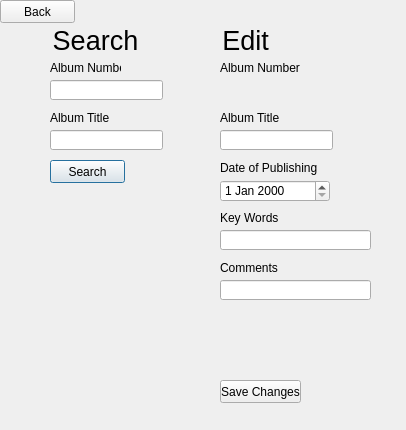
<?xml version="1.0" encoding="UTF-8"?>
<ui version="4.0">
 <class>Music_Albums_Search</class>
 <widget class="QDialog" name="Music_Albums_Search">
  <property name="geometry">
   <rect>
    <x>0</x>
    <y>0</y>
    <width>406</width>
    <height>430</height>
   </rect>
  </property>
  <property name="windowTitle">
   <string>Search/Edit Albums</string>
  </property>
  <widget class="QLineEdit" name="SearchAlbums_NumberSearch">
   <property name="geometry">
    <rect>
     <x>50</x>
     <y>80</y>
     <width>113</width>
     <height>20</height>
    </rect>
   </property>
  </widget>
  <widget class="QLineEdit" name="SearchAlbums_TitleSearch">
   <property name="geometry">
    <rect>
     <x>50</x>
     <y>130</y>
     <width>113</width>
     <height>20</height>
    </rect>
   </property>
  </widget>
  <widget class="QPushButton" name="SearchAlbums_SearchButton">
   <property name="geometry">
    <rect>
     <x>50</x>
     <y>160</y>
     <width>75</width>
     <height>23</height>
    </rect>
   </property>
   <property name="text">
    <string>Search</string>
   </property>
  </widget>
  <widget class="QLabel" name="SearchAlbums_NumberText">
   <property name="geometry">
    <rect>
     <x>50</x>
     <y>60</y>
     <width>71</width>
     <height>16</height>
    </rect>
   </property>
   <property name="text">
    <string>Album Number</string>
   </property>
  </widget>
  <widget class="QLabel" name="SearchAlbums_TitleText">
   <property name="geometry">
    <rect>
     <x>50</x>
     <y>110</y>
     <width>71</width>
     <height>16</height>
    </rect>
   </property>
   <property name="text">
    <string>Album Title</string>
   </property>
  </widget>
  <widget class="QPushButton" name="SearchAlbums_BackButton">
   <property name="geometry">
    <rect>
     <x>0</x>
     <y>0</y>
     <width>75</width>
     <height>23</height>
    </rect>
   </property>
   <property name="text">
    <string>Back</string>
   </property>
  </widget>
  <widget class="QLabel" name="SearchAlbums_AlbumNumberText">
   <property name="geometry">
    <rect>
     <x>220</x>
     <y>60</y>
     <width>81</width>
     <height>16</height>
    </rect>
   </property>
   <property name="text">
    <string>Album Number</string>
   </property>
  </widget>
  <widget class="QLabel" name="SearchAlbums_AlbumNumberBox">
   <property name="geometry">
    <rect>
     <x>220</x>
     <y>80</y>
     <width>46</width>
     <height>13</height>
    </rect>
   </property>
   <property name="text">
    <string/>
   </property>
  </widget>
  <widget class="QLabel" name="SearchAlbums_AlbumTitleText">
   <property name="geometry">
    <rect>
     <x>220</x>
     <y>110</y>
     <width>81</width>
     <height>16</height>
    </rect>
   </property>
   <property name="text">
    <string>Album Title</string>
   </property>
  </widget>
  <widget class="QLineEdit" name="SearchAlbums_AlbumTitleBox">
   <property name="geometry">
    <rect>
     <x>220</x>
     <y>130</y>
     <width>113</width>
     <height>20</height>
    </rect>
   </property>
   <property name="text">
    <string/>
   </property>
  </widget>
  <widget class="QLabel" name="SearchAlbums_AlbumKeyText">
   <property name="geometry">
    <rect>
     <x>220</x>
     <y>210</y>
     <width>81</width>
     <height>16</height>
    </rect>
   </property>
   <property name="text">
    <string>Key Words</string>
   </property>
  </widget>
  <widget class="QLineEdit" name="SearchAlbums_AlbumKeyBox">
   <property name="geometry">
    <rect>
     <x>220</x>
     <y>230</y>
     <width>151</width>
     <height>20</height>
    </rect>
   </property>
  </widget>
  <widget class="QLabel" name="SearchAlbums_AlbumCommentsText">
   <property name="geometry">
    <rect>
     <x>220</x>
     <y>260</y>
     <width>81</width>
     <height>16</height>
    </rect>
   </property>
   <property name="text">
    <string>Comments</string>
   </property>
  </widget>
  <widget class="QLineEdit" name="SearchAlbums_AlbumCommentsBox">
   <property name="geometry">
    <rect>
     <x>220</x>
     <y>280</y>
     <width>151</width>
     <height>20</height>
    </rect>
   </property>
  </widget>
  <widget class="QLabel" name="SearchAlbums_AlbumDateText">
   <property name="geometry">
    <rect>
     <x>220</x>
     <y>160</y>
     <width>101</width>
     <height>16</height>
    </rect>
   </property>
   <property name="text">
    <string>Date of Publishing</string>
   </property>
  </widget>
  <widget class="QDateEdit" name="SearchAlbums_AlbumDateBox">
   <property name="geometry">
    <rect>
     <x>220</x>
     <y>180</y>
     <width>110</width>
     <height>22</height>
    </rect>
   </property>
  </widget>
  <widget class="QPushButton" name="SearchAlbums_SaveButton">
   <property name="geometry">
    <rect>
     <x>220</x>
     <y>380</y>
     <width>81</width>
     <height>23</height>
    </rect>
   </property>
   <property name="text">
    <string>Save Changes</string>
   </property>
  </widget>
  <widget class="QLabel" name="SearchAlbums_AlbumTitleValidation">
   <property name="geometry">
    <rect>
     <x>280</x>
     <y>110</y>
     <width>151</width>
     <height>16</height>
    </rect>
   </property>
   <property name="text">
    <string>&lt;html&gt;&lt;head/&gt;&lt;body&gt;&lt;p&gt;&lt;span style=&quot; color:#ff0000;&quot;/&gt;&lt;/p&gt;&lt;/body&gt;&lt;/html&gt;</string>
   </property>
  </widget>
  <widget class="QLabel" name="SearchAlbums_AlbumKeyValidation">
   <property name="geometry">
    <rect>
     <x>300</x>
     <y>210</y>
     <width>151</width>
     <height>16</height>
    </rect>
   </property>
   <property name="text">
    <string>&lt;html&gt;&lt;head/&gt;&lt;body&gt;&lt;p&gt;&lt;span style=&quot; color:#ff0000;&quot;/&gt;&lt;/p&gt;&lt;/body&gt;&lt;/html&gt;</string>
   </property>
  </widget>
  <widget class="QLabel" name="SearchAlbums_AlbumCommentsValidation">
   <property name="geometry">
    <rect>
     <x>290</x>
     <y>260</y>
     <width>151</width>
     <height>16</height>
    </rect>
   </property>
   <property name="text">
    <string>&lt;html&gt;&lt;head/&gt;&lt;body&gt;&lt;p&gt;&lt;span style=&quot; color:#ff0000;&quot;/&gt;&lt;/p&gt;&lt;/body&gt;&lt;/html&gt;</string>
   </property>
  </widget>
  <widget class="QLabel" name="AddAlbum_MainText">
   <property name="geometry">
    <rect>
     <x>50</x>
     <y>30</y>
     <width>91</width>
     <height>20</height>
    </rect>
   </property>
   <property name="font">
    <font>
     <pointsize>20</pointsize>
    </font>
   </property>
   <property name="text">
    <string>Search</string>
   </property>
   <property name="alignment">
    <set>Qt::AlignCenter</set>
   </property>
  </widget>
  <widget class="QLabel" name="AddAlbum_MainText_2">
   <property name="geometry">
    <rect>
     <x>210</x>
     <y>30</y>
     <width>71</width>
     <height>20</height>
    </rect>
   </property>
   <property name="font">
    <font>
     <pointsize>20</pointsize>
    </font>
   </property>
   <property name="text">
    <string>Edit</string>
   </property>
   <property name="alignment">
    <set>Qt::AlignCenter</set>
   </property>
  </widget>
 </widget>
 <resources/>
 <connections>
  <connection>
   <sender>SearchAlbums_SearchButton</sender>
   <signal>clicked()</signal>
   <receiver>Music_Albums_Search</receiver>
   <slot>SearchAlbums()</slot>
   <hints>
    <hint type="sourcelabel">
     <x>113</x>
     <y>169</y>
    </hint>
    <hint type="destinationlabel">
     <x>115</x>
     <y>429</y>
    </hint>
   </hints>
  </connection>
  <connection>
   <sender>SearchAlbums_BackButton</sender>
   <signal>clicked()</signal>
   <receiver>Music_Albums_Search</receiver>
   <slot>BackButton()</slot>
   <hints>
    <hint type="sourcelabel">
     <x>61</x>
     <y>276</y>
    </hint>
    <hint type="destinationlabel">
     <x>63</x>
     <y>429</y>
    </hint>
   </hints>
  </connection>
  <connection>
   <sender>SearchAlbums_SaveButton</sender>
   <signal>clicked()</signal>
   <receiver>Music_Albums_Search</receiver>
   <slot>SaveChanges()</slot>
   <hints>
    <hint type="sourcelabel">
     <x>277</x>
     <y>389</y>
    </hint>
    <hint type="destinationlabel">
     <x>278</x>
     <y>429</y>
    </hint>
   </hints>
  </connection>
 </connections>
 <slots>
  <slot>SearchAlbums()</slot>
  <slot>BackButton()</slot>
  <slot>SaveChanges()</slot>
 </slots>
</ui>
